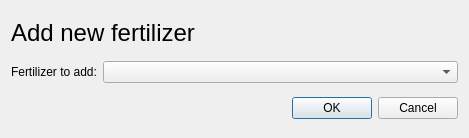
<?xml version="1.0" encoding="UTF-8"?>
<ui version="4.0">
 <class>addFertilizer</class>
 <widget class="QDialog" name="addFertilizer">
  <property name="geometry">
   <rect>
    <x>0</x>
    <y>0</y>
    <width>469</width>
    <height>138</height>
   </rect>
  </property>
  <property name="windowTitle">
   <string>Dialog</string>
  </property>
  <layout class="QVBoxLayout" name="verticalLayout">
   <item>
    <widget class="QLabel" name="label">
     <property name="sizePolicy">
      <sizepolicy hsizetype="Preferred" vsizetype="Maximum">
       <horstretch>0</horstretch>
       <verstretch>0</verstretch>
      </sizepolicy>
     </property>
     <property name="font">
      <font>
       <pointsize>18</pointsize>
      </font>
     </property>
     <property name="text">
      <string>Add new fertilizer</string>
     </property>
    </widget>
   </item>
   <item>
    <layout class="QHBoxLayout" name="horizontalLayout">
     <item>
      <widget class="QLabel" name="label_2">
       <property name="sizePolicy">
        <sizepolicy hsizetype="Maximum" vsizetype="Preferred">
         <horstretch>0</horstretch>
         <verstretch>0</verstretch>
        </sizepolicy>
       </property>
       <property name="text">
        <string>Fertilizer to add:</string>
       </property>
      </widget>
     </item>
     <item>
      <widget class="QComboBox" name="cmb_fertilizer"/>
     </item>
    </layout>
   </item>
   <item>
    <widget class="QDialogButtonBox" name="buttonBox">
     <property name="orientation">
      <enum>Qt::Horizontal</enum>
     </property>
     <property name="standardButtons">
      <set>QDialogButtonBox::Cancel|QDialogButtonBox::Ok</set>
     </property>
    </widget>
   </item>
  </layout>
 </widget>
 <resources/>
 <connections>
  <connection>
   <sender>buttonBox</sender>
   <signal>accepted()</signal>
   <receiver>addFertilizer</receiver>
   <slot>accept()</slot>
   <hints>
    <hint type="sourcelabel">
     <x>248</x>
     <y>254</y>
    </hint>
    <hint type="destinationlabel">
     <x>157</x>
     <y>274</y>
    </hint>
   </hints>
  </connection>
  <connection>
   <sender>buttonBox</sender>
   <signal>rejected()</signal>
   <receiver>addFertilizer</receiver>
   <slot>reject()</slot>
   <hints>
    <hint type="sourcelabel">
     <x>316</x>
     <y>260</y>
    </hint>
    <hint type="destinationlabel">
     <x>286</x>
     <y>274</y>
    </hint>
   </hints>
  </connection>
 </connections>
</ui>
